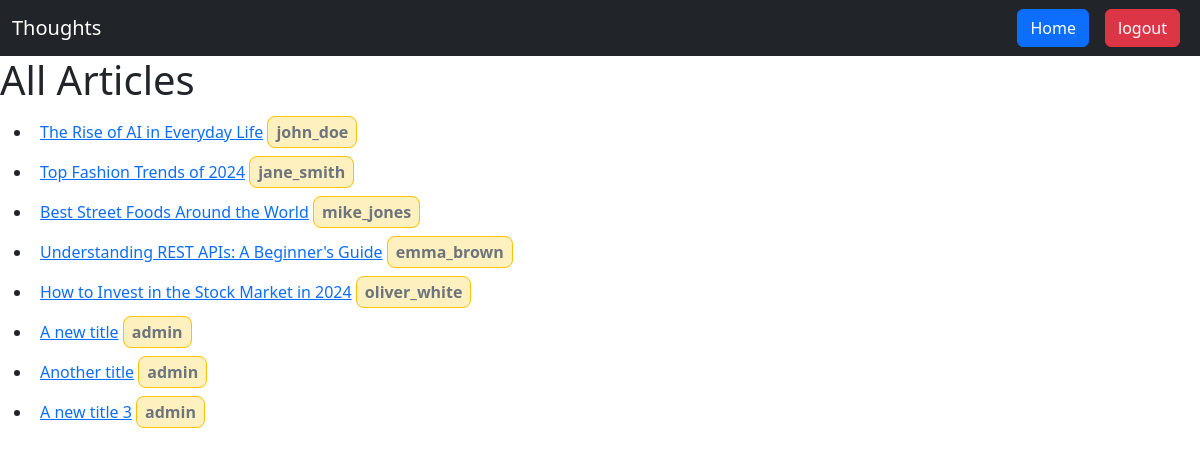
Before: /home/ (signed in) with the older database file.
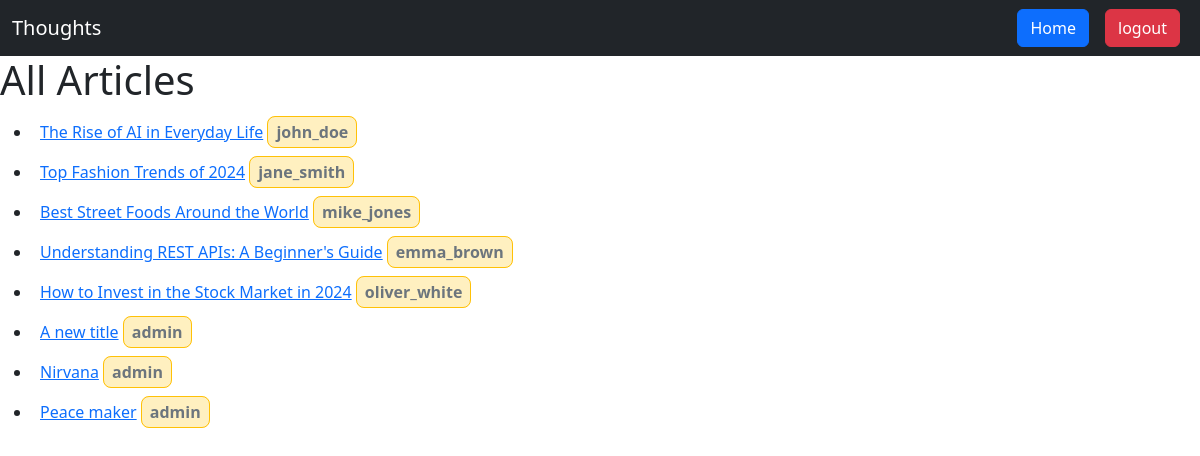
After: the same page with the newer database file.
### article/models.py (models this page shows, shortened)
class Article(models.Model):
    title = models.CharField(max_length=200, blank=False)
    content = models.TextField(blank=False)
    author = models.ForeignKey(User, on_delete=models.CASCADE)
    tags = models.ManyToManyField(
        Tag, related_name="articles", blank=True)
    created_at = models.DateTimeField(auto_now_add=True)

### article/views.py (the view)
@login_required
def list_all_article(request):
    articles = Article.objects.all()
    return render(request, 'main/home.html', {"articles": articles})

### learn_django/templates/main/home.html (shortened to what this page needs)
{% extends 'base.html' %}
{% block content %}
<h1>All Articles</h1>
<ul>
    {% for article in articles %}
        <li>
            <div class="p-2">
                <a href={% url 'article-detail' article.pk %}>{{ article.title }}</a>
                <span class="bg-warning bg-opacity-25 border border-warning rounded-3 px-2 py-1 fw-bold text-secondary">
                    {{article.author.username}}
                </span>
            </div>
        </li>
    {% endfor %}
</ul>
{% endblock %}

Changed rows visible on the page:
removed Article: title "Another title", author.username "admin"
removed Article: title "A new title 3", author.username "admin"
added Article: title "Nirvana", author.username "admin"
added Article: title "Peace maker", author.username "admin"
